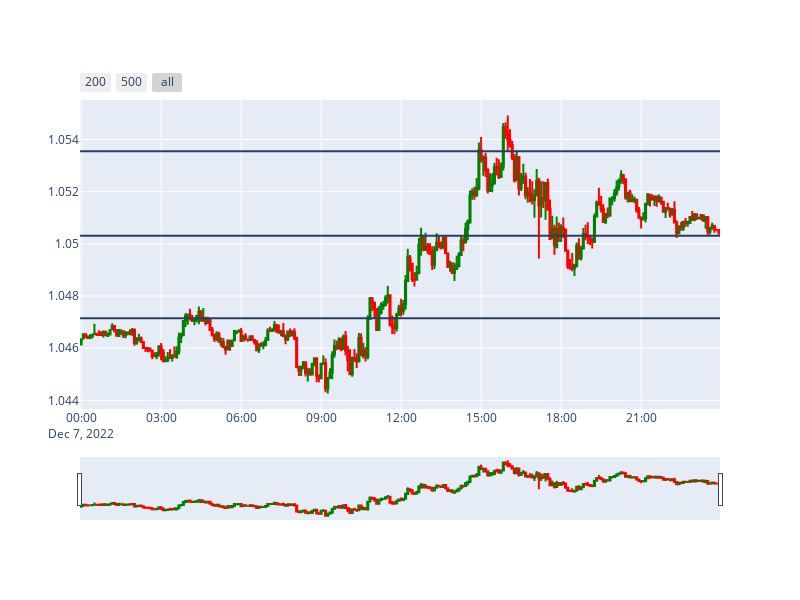
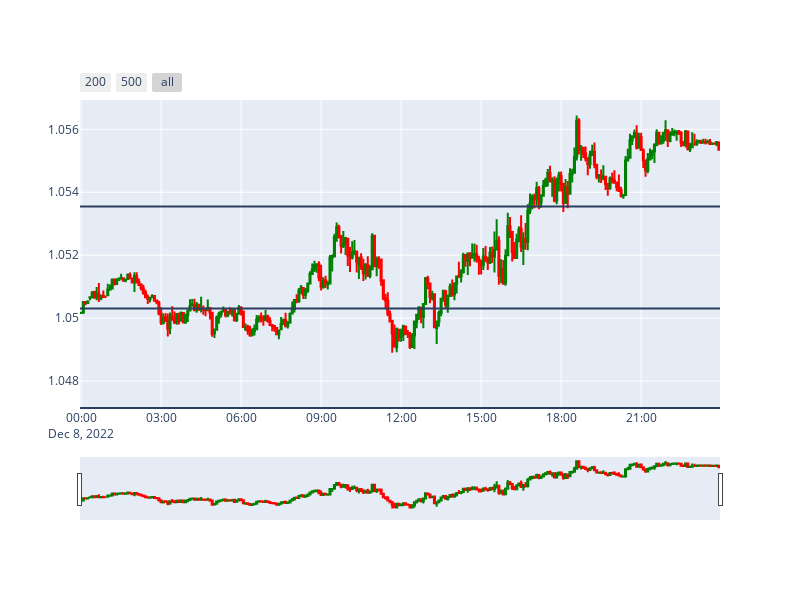

Notebook cell for these charts, in order:
### Code cell
plot_raw_level(df_train,df_test, merge_percent=0.2, use_maximums=True, bars_for_peak=31,
                            width = 800,height = 600)

### Figure 1 — Plotly figure (JSON) as saved in the notebook; plotly's stock layout.template omitted (floating-point values rounded to 4 significant figures; data arrays with more than 128 entries replaced by an {"elided": "..."} marker saying what was removed)
{"data": [{"close": {"elided": "288 float values"}, "decreasing": {"line": {"color": "red"}}, "high": {"elided": "288 float values"}, "increasing": {"line": {"color": "green"}}, "low": {"elided": "288 float values"}, "open": {"elided": "288 float values"}, "type": "candlestick", "x": {"elided": "288 str values"}}], "layout": {"autosize": false, "height": 600, "shapes": [{"type": "line", "x0": 0, "x1": 1, "xref": "x domain", "y0": 1.054, "y1": 1.054, "yref": "y"}, {"type": "line", "x0": 0, "x1": 1, "xref": "x domain", "y0": 1.047, "y1": 1.047, "yref": "y"}, {"type": "line", "x0": 0, "x1": 1, "xref": "x domain", "y0": 1.05, "y1": 1.05, "yref": "y"}], "width": 800, "xaxis": {"rangeselector": {"buttons": [{"count": 200, "label": "200", "step": "minute", "stepmode": "backward"}, {"count": 500, "label": "500", "step": "minute", "stepmode": "backward"}, {"step": "all"}]}, "rangeslider": {"visible": true}}}}

### Figure 2 — Plotly figure (JSON) as saved in the notebook; plotly's stock layout.template omitted (floating-point values rounded to 4 significant figures; data arrays with more than 128 entries replaced by an {"elided": "..."} marker saying what was removed)
{"data": [{"close": {"elided": "288 float values"}, "decreasing": {"line": {"color": "red"}}, "high": {"elided": "288 float values"}, "increasing": {"line": {"color": "green"}}, "low": {"elided": "288 float values"}, "open": {"elided": "288 float values"}, "type": "candlestick", "x": {"elided": "288 str values"}}], "layout": {"autosize": false, "height": 600, "shapes": [{"type": "line", "x0": 0, "x1": 1, "xref": "x domain", "y0": 1.054, "y1": 1.054, "yref": "y"}, {"type": "line", "x0": 0, "x1": 1, "xref": "x domain", "y0": 1.047, "y1": 1.047, "yref": "y"}, {"type": "line", "x0": 0, "x1": 1, "xref": "x domain", "y0": 1.05, "y1": 1.05, "yref": "y"}], "width": 800, "xaxis": {"rangeselector": {"buttons": [{"count": 200, "label": "200", "step": "minute", "stepmode": "backward"}, {"count": 500, "label": "500", "step": "minute", "stepmode": "backward"}, {"step": "all"}]}, "rangeslider": {"visible": true}}}}
